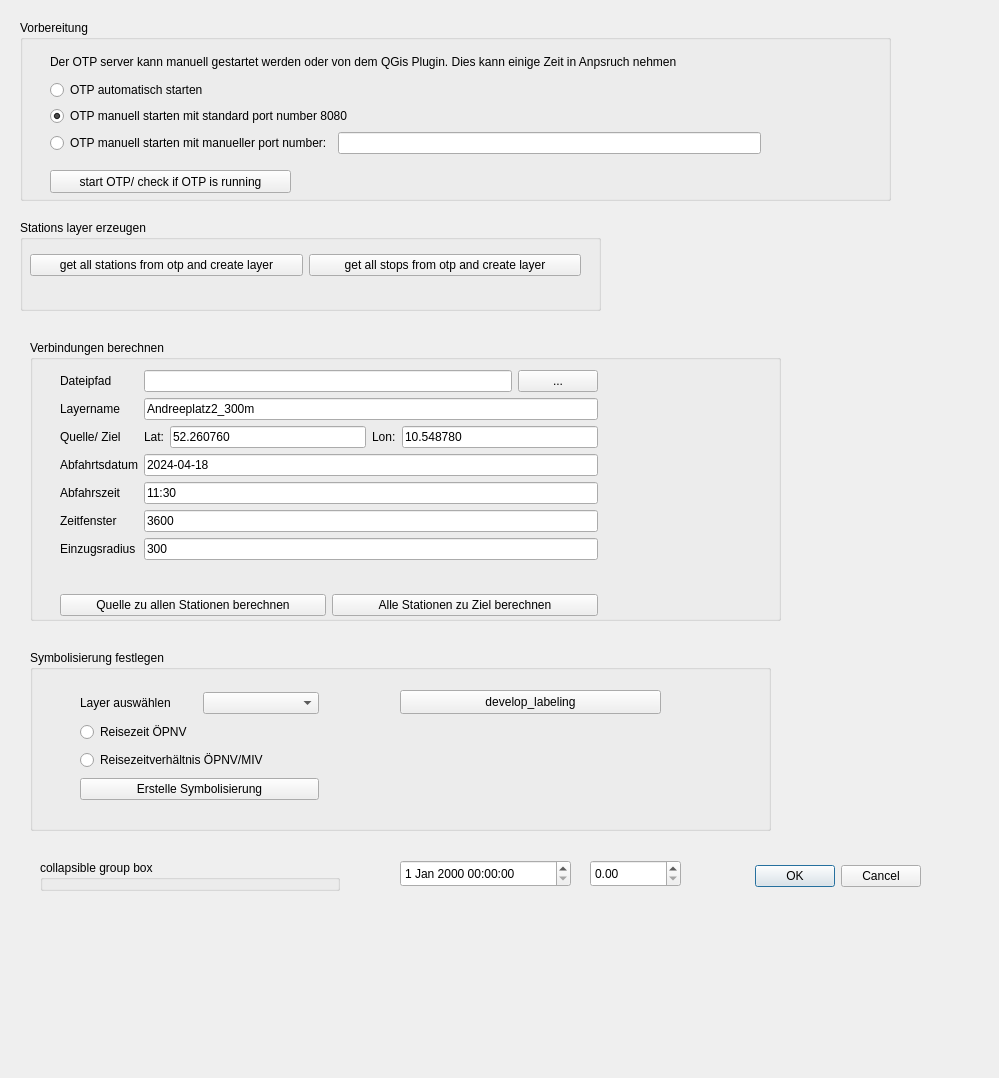
<?xml version="1.0" encoding="UTF-8"?>
<ui version="4.0">
 <class>PublicTransitAnalysisDialogBase</class>
 <widget class="QDialog" name="PublicTransitAnalysisDialogBase">
  <property name="geometry">
   <rect>
    <x>0</x>
    <y>0</y>
    <width>999</width>
    <height>1078</height>
   </rect>
  </property>
  <property name="windowTitle">
   <string>Public Transit Analysis</string>
  </property>
  <widget class="QDialogButtonBox" name="button_box">
   <property name="geometry">
    <rect>
     <x>580</x>
     <y>860</y>
     <width>341</width>
     <height>32</height>
    </rect>
   </property>
   <property name="orientation">
    <enum>Qt::Horizontal</enum>
   </property>
   <property name="standardButtons">
    <set>QDialogButtonBox::Cancel|QDialogButtonBox::Ok</set>
   </property>
  </widget>
  <widget class="QGroupBox" name="groupBox">
   <property name="geometry">
    <rect>
     <x>20</x>
     <y>20</y>
     <width>871</width>
     <height>181</height>
    </rect>
   </property>
   <property name="title">
    <string>Vorbereitung</string>
   </property>
   <widget class="QWidget" name="layoutWidget">
    <property name="geometry">
     <rect>
      <x>30</x>
      <y>30</y>
      <width>711</width>
      <height>104</height>
     </rect>
    </property>
    <layout class="QVBoxLayout" name="verticalLayout">
     <item>
      <widget class="QLabel" name="label_2">
       <property name="text">
        <string>Der OTP server kann manuell gestartet werden oder von dem QGis Plugin. Dies kann einige Zeit in Anpsruch nehmen</string>
       </property>
      </widget>
     </item>
     <item>
      <widget class="QRadioButton" name="rb_automatic_otp_start">
       <property name="text">
        <string>OTP automatisch starten</string>
       </property>
      </widget>
     </item>
     <item>
      <widget class="QRadioButton" name="rb_otp_manually_started_8080">
       <property name="enabled">
        <bool>true</bool>
       </property>
       <property name="autoFillBackground">
        <bool>false</bool>
       </property>
       <property name="text">
        <string>OTP manuell starten mit standard port number 8080</string>
       </property>
       <property name="checked">
        <bool>true</bool>
       </property>
      </widget>
     </item>
     <item>
      <layout class="QHBoxLayout" name="horizontalLayout">
       <item>
        <widget class="QRadioButton" name="rb_otp_manually_started_changed_port">
         <property name="text">
          <string>OTP manuell starten mit manueller port number:</string>
         </property>
        </widget>
       </item>
       <item>
        <widget class="QLineEdit" name="le_port_number">
         <property name="maxLength">
          <number>4</number>
         </property>
        </widget>
       </item>
      </layout>
     </item>
    </layout>
   </widget>
   <widget class="QPushButton" name="pb_start_check_OTP">
    <property name="geometry">
     <rect>
      <x>30</x>
      <y>150</y>
      <width>241</width>
      <height>23</height>
     </rect>
    </property>
    <property name="text">
     <string>start OTP/ check if OTP is running</string>
    </property>
   </widget>
  </widget>
  <widget class="QGroupBox" name="groupBox_2">
   <property name="geometry">
    <rect>
     <x>20</x>
     <y>220</y>
     <width>581</width>
     <height>91</height>
    </rect>
   </property>
   <property name="title">
    <string>Stations layer erzeugen</string>
   </property>
   <widget class="QWidget" name="layoutWidget">
    <property name="geometry">
     <rect>
      <x>10</x>
      <y>30</y>
      <width>551</width>
      <height>30</height>
     </rect>
    </property>
    <layout class="QHBoxLayout" name="horizontalLayout_2">
     <item>
      <widget class="QPushButton" name="pb_get_stations_from_otp">
       <property name="text">
        <string>get all stations from otp and create layer</string>
       </property>
      </widget>
     </item>
     <item>
      <widget class="QPushButton" name="pb_get_stops_from_otp">
       <property name="text">
        <string>get all stops from otp and create layer</string>
       </property>
      </widget>
     </item>
    </layout>
   </widget>
  </widget>
  <widget class="QGroupBox" name="groupBox_3">
   <property name="geometry">
    <rect>
     <x>30</x>
     <y>340</y>
     <width>751</width>
     <height>281</height>
    </rect>
   </property>
   <property name="title">
    <string>Verbindungen berechnen</string>
   </property>
   <widget class="QWidget" name="layoutWidget">
    <property name="geometry">
     <rect>
      <x>30</x>
      <y>30</y>
      <width>538</width>
      <height>246</height>
     </rect>
    </property>
    <layout class="QVBoxLayout" name="verticalLayout_2">
     <item>
      <layout class="QFormLayout" name="formLayout">
       <item row="2" column="0">
        <widget class="QLabel" name="label">
         <property name="text">
          <string>Quelle/ Ziel</string>
         </property>
        </widget>
       </item>
       <item row="2" column="1">
        <layout class="QHBoxLayout" name="horizontalLayout_3">
         <item>
          <widget class="QLabel" name="label_7">
           <property name="text">
            <string>Lat:</string>
           </property>
          </widget>
         </item>
         <item>
          <widget class="QLineEdit" name="le_lat_of_start_end">
           <property name="text">
            <string>52.260760</string>
           </property>
          </widget>
         </item>
         <item>
          <widget class="QLabel" name="label_8">
           <property name="text">
            <string>Lon:</string>
           </property>
          </widget>
         </item>
         <item>
          <widget class="QLineEdit" name="le_lon_of_start_end">
           <property name="text">
            <string>10.548780</string>
           </property>
          </widget>
         </item>
        </layout>
       </item>
       <item row="3" column="0">
        <widget class="QLabel" name="label_5">
         <property name="text">
          <string>Abfahrtsdatum</string>
         </property>
        </widget>
       </item>
       <item row="3" column="1">
        <widget class="QLineEdit" name="le_date">
         <property name="text">
          <string>2024-04-18</string>
         </property>
        </widget>
       </item>
       <item row="4" column="0">
        <widget class="QLabel" name="label_3">
         <property name="text">
          <string>Abfahrszeit</string>
         </property>
        </widget>
       </item>
       <item row="4" column="1">
        <widget class="QLineEdit" name="le_time">
         <property name="text">
          <string>11:30</string>
         </property>
        </widget>
       </item>
       <item row="5" column="0">
        <widget class="QLabel" name="label_4">
         <property name="text">
          <string>Zeitfenster</string>
         </property>
        </widget>
       </item>
       <item row="5" column="1">
        <widget class="QLineEdit" name="le_searchWindow">
         <property name="text">
          <string>3600</string>
         </property>
        </widget>
       </item>
       <item row="6" column="0">
        <widget class="QLabel" name="label_6">
         <property name="text">
          <string>Einzugsradius</string>
         </property>
        </widget>
       </item>
       <item row="6" column="1">
        <widget class="QLineEdit" name="le_catchment_area">
         <property name="text">
          <string>300</string>
         </property>
        </widget>
       </item>
       <item row="1" column="0">
        <widget class="QLabel" name="label_9">
         <property name="text">
          <string>Layername</string>
         </property>
        </widget>
       </item>
       <item row="1" column="1">
        <widget class="QLineEdit" name="le_layer_name">
         <property name="text">
          <string>Andreeplatz2_300m</string>
         </property>
        </widget>
       </item>
       <item row="0" column="0">
        <widget class="QLabel" name="label_10">
         <property name="text">
          <string>Dateipfad</string>
         </property>
        </widget>
       </item>
       <item row="0" column="1">
        <layout class="QHBoxLayout" name="horizontalLayout_5">
         <item>
          <widget class="QLineEdit" name="le_filepath_itineraries"/>
         </item>
         <item>
          <widget class="QPushButton" name="pb_open_explorer_itineraries">
           <property name="text">
            <string>...</string>
           </property>
          </widget>
         </item>
        </layout>
       </item>
      </layout>
     </item>
     <item>
      <layout class="QHBoxLayout" name="horizontalLayout_4">
       <item>
        <widget class="QPushButton" name="pb_start_to_all_stations">
         <property name="text">
          <string>Quelle zu allen Stationen berechnen</string>
         </property>
        </widget>
       </item>
       <item>
        <widget class="QPushButton" name="pb_all_stations_to_end">
         <property name="text">
          <string>Alle Stationen zu Ziel berechnen</string>
         </property>
        </widget>
       </item>
      </layout>
     </item>
    </layout>
   </widget>
  </widget>
  <widget class="QgsDateTimeEdit" name="mDateTimeEdit">
   <property name="geometry">
    <rect>
     <x>400</x>
     <y>860</y>
     <width>171</width>
     <height>27</height>
    </rect>
   </property>
  </widget>
  <widget class="QgsCollapsibleGroupBox" name="mGroupBox">
   <property name="geometry">
    <rect>
     <x>40</x>
     <y>860</y>
     <width>300</width>
     <height>31</height>
    </rect>
   </property>
   <property name="title">
    <string>collapsible group box</string>
   </property>
  </widget>
  <widget class="QgsDoubleSpinBox" name="mQgsDoubleSpinBox">
   <property name="geometry">
    <rect>
     <x>590</x>
     <y>860</y>
     <width>91</width>
     <height>27</height>
    </rect>
   </property>
  </widget>
  <widget class="QGroupBox" name="groupBox_4">
   <property name="geometry">
    <rect>
     <x>30</x>
     <y>650</y>
     <width>741</width>
     <height>181</height>
    </rect>
   </property>
   <property name="title">
    <string>Symbolisierung festlegen</string>
   </property>
   <widget class="QWidget" name="layoutWidget">
    <property name="geometry">
     <rect>
      <x>50</x>
      <y>40</y>
      <width>239</width>
      <height>114</height>
     </rect>
    </property>
    <layout class="QVBoxLayout" name="verticalLayout_3">
     <item>
      <layout class="QHBoxLayout" name="horizontalLayout_6">
       <item>
        <widget class="QLabel" name="label_11">
         <property name="text">
          <string>Layer auswählen</string>
         </property>
        </widget>
       </item>
       <item>
        <widget class="QComboBox" name="cb_layer_symbology"/>
       </item>
      </layout>
     </item>
     <item>
      <widget class="QRadioButton" name="rb_travel_time_transit">
       <property name="text">
        <string>Reisezeit ÖPNV</string>
       </property>
      </widget>
     </item>
     <item>
      <widget class="QRadioButton" name="rb_travel_time_ratio_transit_to_car">
       <property name="text">
        <string>Reisezeitverhältnis ÖPNV/MIV</string>
       </property>
      </widget>
     </item>
     <item>
      <widget class="QPushButton" name="pb_set_symbology">
       <property name="text">
        <string>Erstelle Symbolisierung</string>
       </property>
      </widget>
     </item>
    </layout>
   </widget>
   <widget class="QPushButton" name="pb_develop_labeling">
    <property name="geometry">
     <rect>
      <x>370</x>
      <y>40</y>
      <width>261</width>
      <height>24</height>
     </rect>
    </property>
    <property name="text">
     <string>develop_labeling</string>
    </property>
   </widget>
  </widget>
 </widget>
 <customwidgets>
  <customwidget>
   <class>QgsCollapsibleGroupBox</class>
   <extends>QGroupBox</extends>
   <header>qgscollapsiblegroupbox.h</header>
   <container>1</container>
  </customwidget>
  <customwidget>
   <class>QgsDateTimeEdit</class>
   <extends>QDateTimeEdit</extends>
   <header>qgsdatetimeedit.h</header>
  </customwidget>
  <customwidget>
   <class>QgsDoubleSpinBox</class>
   <extends>QDoubleSpinBox</extends>
   <header>qgsdoublespinbox.h</header>
  </customwidget>
 </customwidgets>
 <resources/>
 <connections>
  <connection>
   <sender>button_box</sender>
   <signal>accepted()</signal>
   <receiver>PublicTransitAnalysisDialogBase</receiver>
   <slot>accept()</slot>
   <hints>
    <hint type="sourcelabel">
     <x>20</x>
     <y>20</y>
    </hint>
    <hint type="destinationlabel">
     <x>20</x>
     <y>20</y>
    </hint>
   </hints>
  </connection>
  <connection>
   <sender>button_box</sender>
   <signal>rejected()</signal>
   <receiver>PublicTransitAnalysisDialogBase</receiver>
   <slot>reject()</slot>
   <hints>
    <hint type="sourcelabel">
     <x>20</x>
     <y>20</y>
    </hint>
    <hint type="destinationlabel">
     <x>20</x>
     <y>20</y>
    </hint>
   </hints>
  </connection>
 </connections>
</ui>
